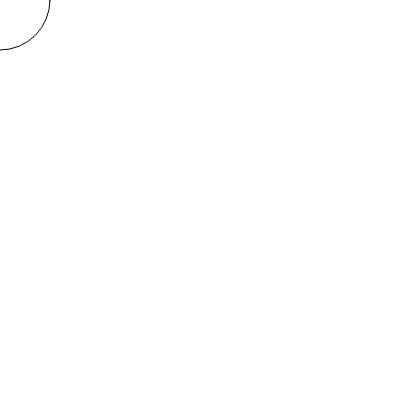
Frame 1 (no input)
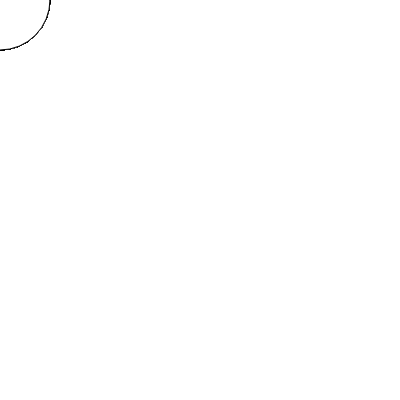
Frame 60 (no input)
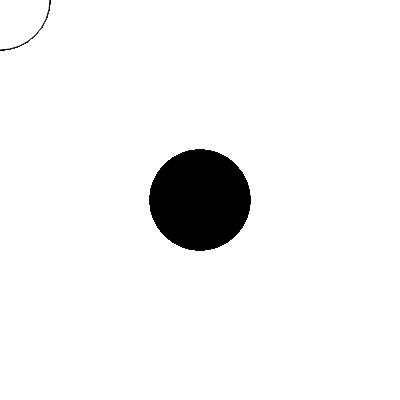
Frame 120 (the mouse pressed at the canvas centre since frame 60)

The p5.js sketch that drew these frames (run headless with seeded random() and noise() and a simulated clock; from frame 60 on, the mouse is pressed at the canvas centre):

// p5.js sketch
// ── sketch.js
function setup() {
  createCanvas(400, 400);
}

function draw() {
  if(mouseIsPressed === true) {
    fill(0);
    
    
  }else {
    fill(2550);
  }
  
  
  // blah a circle 
  
  circle(mouseX,mouseY,100);
}
